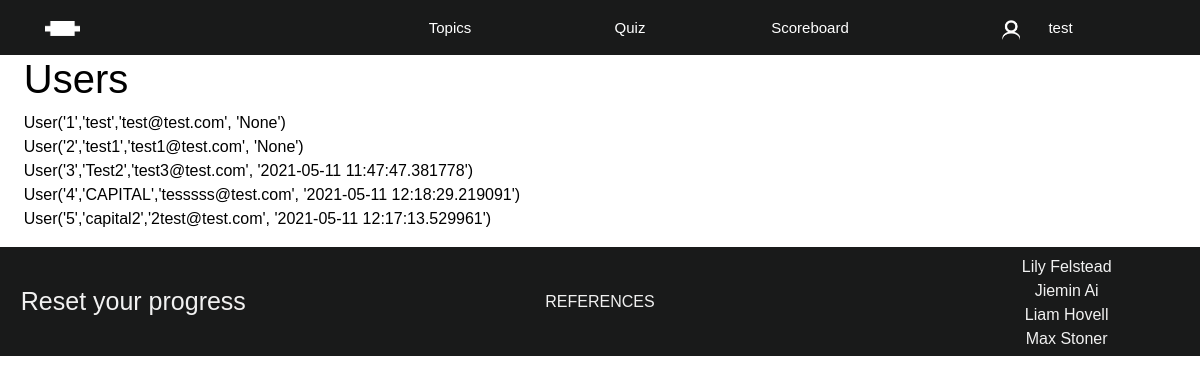
/users (signed in), run on an earlier commit of the app's database.
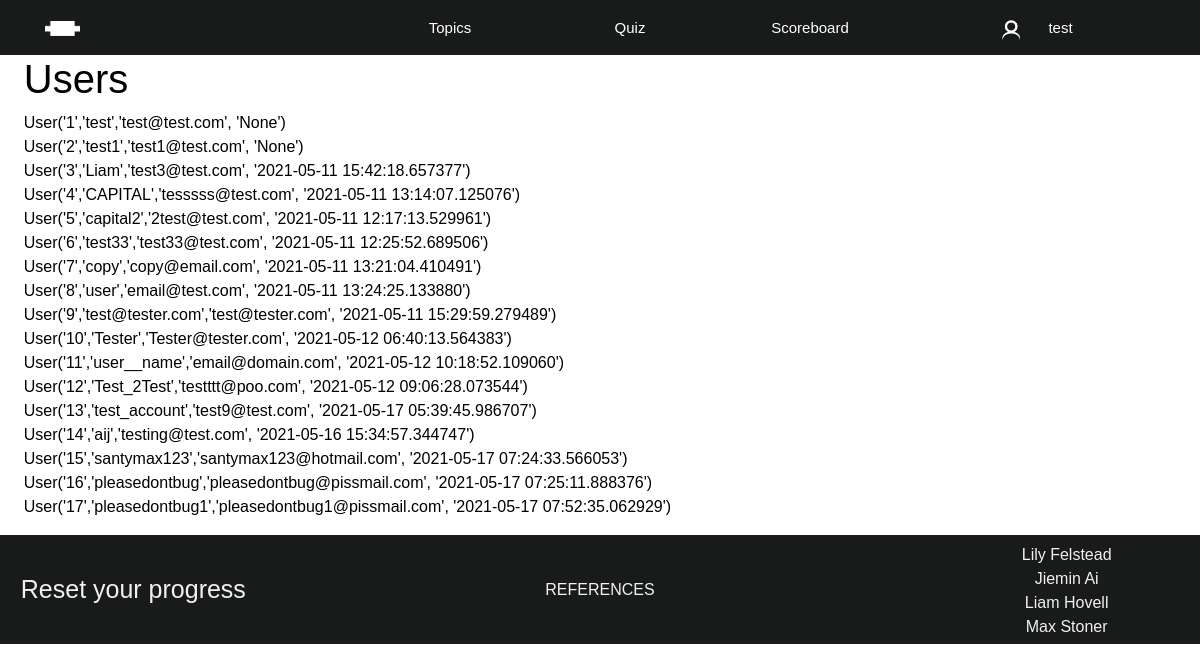
And on a later commit of the database.
### app/models.py (models this page shows)
class User(db.Model, UserMixin):
    id = db.Column(db.Integer, primary_key = True)
    username = db.Column(db.String(20), unique = True, nullable=False)
    email = db.Column(db.String(120), unique = True, nullable=False)
    password = db.Column(db.String(60), nullable=False)
    about_me = db.Column(db.String(140))
    last_seen = db.Column(db.DateTime, default=datetime.utcnow)
    scores = db.relationship('Scores', backref='user_info', lazy=True)
    def __repr__(self):
        return f"User('{self.id}','{self.username}','{self.email}', '{self.last_seen}')"

### app/routes.py (the view)
@app.route("/users")
@login_required
def users():
    users_in_database = User.query.all()
    for user in users_in_database:
        print (user.username)
    return render_template('users.html', title= 'Users', all_users = users_in_database)

### app/models.py (called while the page is built)
@login_manager.user_loader
def load_user(user_id):
    return User.query.get(int(user_id))

### app/routes.py (called while the page is built)
@app.before_request
def before_request():
    if current_user.is_authenticated:
        current_user.last_seen = datetime.utcnow()
        db.session.commit()

### app/templates/users.html
{% extends "layout.html" %}
{% block content %}
<h1>Users</h1>
{% for item in all_users %}
    {{item}} </br>
{% endfor %}
{% endblock %}

### app/templates/layout.html (shortened to what this page needs)
<!DOCTYPE html>
<html lang="en">
  <head>
    <link rel="stylesheet" href="https://stackpath.bootstrapcdn.com/bootstrap/4.4.1/css/bootstrap.min.css">
    <link rel="stylesheet" href="{{url_for('static', filename='css/layout.css')}}">
  </head>
  <body>
    <header id="main-header">
      <ul>
        <a class="header-logo" href="{{url_for('home')}}">
          <li>
            <img
              src="{{url_for('static', filename='logo.png')}}"
              alt=""
              style="height: 15px"
            />
          </li>
        </a>
        <a></a>
        <div class="header-dropdown header-item">
          <li>Topics</li>
        </div>
        <a class="header-item" href="{{url_for('quiz')}}">
          <li>Quiz</li>
        </a>
        <a class="header-item" href="{{url_for('scoreboard')}}">
          <li>Scoreboard</li>
        </a>
        {% if current_user.is_authenticated %}
        <a
          class="header-item"
          href="{{url_for('account', username = current_user.username)}}"
          style="padding-right: 25px; grid-column: 6 / 8"
        >
          <li>
            <img
              src="{{url_for('static', filename='account.png')}}"
              style="height: 25px; margin-right: 5%"
              alt=""
            /><span>{{current_user.username}}</span>
          </li>
        </a>
        {% endif %}
      </ul>
    </header>
    <div id="body-wrapper">
      <main id="content">
        {% block content %}{% endblock %}
      </main>
      <aside id="progress">
      </aside>
    </div>
    <footer id="footer">
      <div class="reset-button">
        <a href="javascript:resetProgress()">Reset your progress</a>
      </div>
      <div class="reference-link">
        <a href="{{url_for('reference')}}">REFERENCES</a>
      </div>
      <div class="names">
        Lily Felstead <br />
        Jiemin Ai <br />
        Liam Hovell <br />
        Max Stoner <br />
      </div>
    </footer>
  </body>
</html>

### app/static/css/layout.css (style rules this page uses)
:root { --header-default: #191a1a; --header-hover: #2a2b2b; --header-active: #191a1a; --header-login: #191a1a; --header-height: 55px; --header-topics: #f1f1f1; --header-topics-hover: #ddd; --header-topics-completed: #a3a3a3; --shading: #e4e4e4; --progress-bar: #4e4e4e; --button-primary-color: #191a1a; --button-secondary-color: #2a2b2b; --footer-default: #191a1a; --footer-content: #f1f1f1; --footer-hover: #2a2b2b; }
body { margin: 0; padding: 0; font-family: Arial, Helvetica, sans-serif; color: black; }
#main-header { position: sticky; top: 0; width: 100%; overflow: visible; z-index: 1; }
#main-header > ul { list-style-type: none; padding: 0; margin: 0px; background-color: var(--header-login); display: grid; grid-template-columns: repeat(6, 3fr) 2fr; grid-template-rows: var(--header-height); }
.header-item { background-color: var(--header-default); color: white; text-decoration: none; font-family: Verdana, Helvetica, sans-serif; font-size: 15px; }
.header-item > li, .header-item a { text-align: center; color: white; vertical-align: middle; line-height: var(--header-height); }
.header-logo { margin: auto; width: 50%; float: left; }
.header-dropdown { display: inline-block; width: auto; }
.header-item img { padding-right: 15px; position: relative; bottom: -3px; }
.header-item img + span { margin: 0; }
#body-wrapper { display: grid; grid-template-columns: 1fr 10px; grid-template-areas: "body sidebar"; }
#content { grid-area: body; padding: 0px 2%; }
#progress { grid-area: sidebar; position: sticky; align-self: start; top: var(--header-height); height: 100%; }
#footer { background-color: var(--footer-default); width: 100%; display: grid; justify-items: center; align-items: center; grid-template-columns: 2fr 5fr 2fr; }
.names { margin: 8px 0px 5px 0px; color: var(--footer-content); text-align: center; }
.reset-button { text-align: center; }
.reset-button a:link { font-size: 25px; text-decoration: none; color: var(--footer-content); }
.reference-link a:link, .reference-link a:visited { text-decoration: none; color: var(--footer-content); }

What changed in the data, as far as the page shows it:
changed User: id+username+email "User('3','Test2','test3@test.com', '2021-05-11 11:47:47.381778')" → "User('3','Liam','test3@test.com', '2021-05-11 15:42:18.657377')"
changed User: id+username+email "User('4','CAPITAL','tesssss@test.com', '2021-05-11 12:18:29.219091')" → "User('4','CAPITAL','tesssss@test.com', '2021-05-11 13:14:07.125076')"
added User: id+username+email "User('6','test33','test33@test.com', '2021-05-11 12:25:52.689506')"
added User: id+username+email "User('7','copy','copy@email.com', '2021-05-11 13:21:04.410491')"
added User: id+username+email "User('8','user','email@test.com', '2021-05-11 13:24:25.133880')"
added User: id+username+email "User('9','test@tester.com','test@tester.com', '2021-05-11 15:29:59.279489')"
added User: id+username+email "User('10','Tester','Tester@tester.com', '2021-05-12 06:40:13.564383')"
added User: id+username+email "User('11','user__name','email@domain.com', '2021-05-12 10:18:52.109060')"
added User: id+username+email "User('12','Test_2Test','testttt@poo.com', '2021-05-12 09:06:28.073544')"
added User: id+username+email "User('13','test_account','test9@test.com', '2021-05-17 05:39:45.986707')"
added User: id+username+email "User('14','aij','testing@test.com', '2021-05-16 15:34:57.344747')"
added User: id+username+email "User('15','santymax123','santymax123@hotmail.com', '2021-05-17 07:24:33.566053')"
added User: id+username+email "User('16','pleasedontbug','pleasedontbug@pissmail.com', '2021-05-17 07:25:11.888376')"
added User: id+username+email "User('17','pleasedontbug1','pleasedontbug1@pissmail.com', '2021-05-17 07:52:35.062929')"
